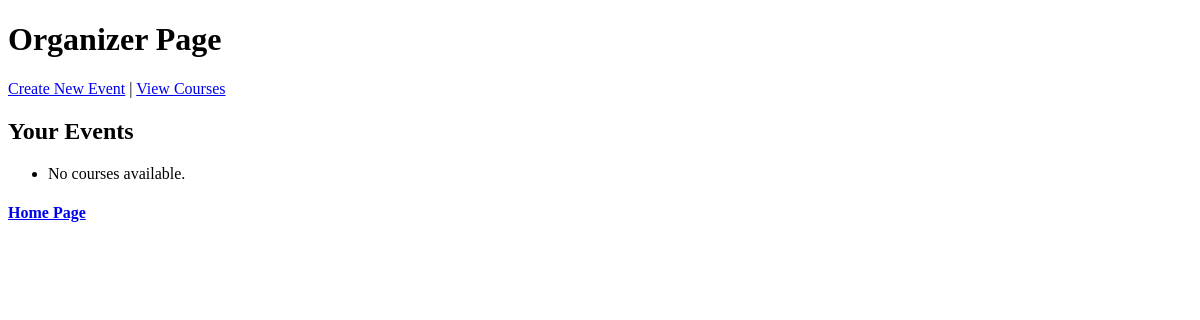
Page /organizer_page/ (signed in) on the earlier database version.
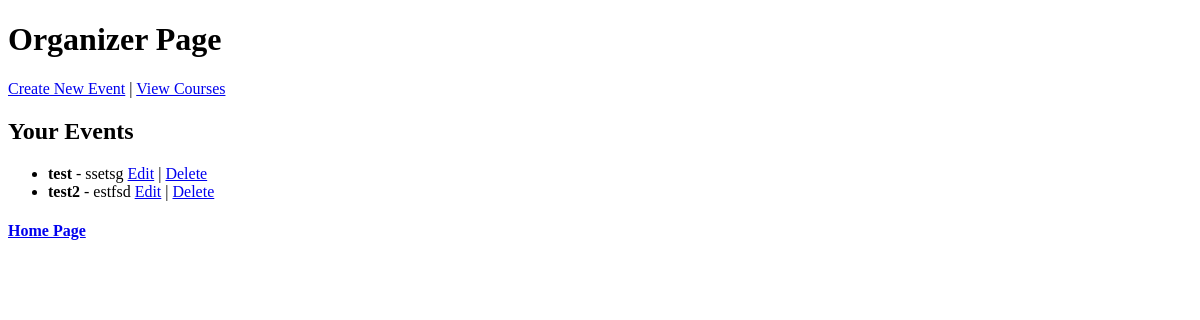
Same page on the later database version.
### tickets_app/models.py (models this page shows, shortened)
class Event(models.Model):
    organizer = models.ForeignKey(User, on_delete=models.CASCADE, limit_choices_to={'role': 'instructor'})
    title = models.CharField(max_length=25)
    date = models.DateField()
    location = models.TextField()
    description = models.TextField()
    price = models.PositiveIntegerField()
    quantity = models.PositiveIntegerField()

### tickets_app/views.py (the view)
# urls.py: path('organizer_page/', organizer_page, name='organizer_page'),
@login_required
def organizer_page(request):
    profile = get_object_or_404(Profile, user=request.user)
    if profile.role != 'organizer':
        return redirect('index')
    events = Event.objects.filter(organizer=profile.user)
    return render(request, 'organizer_page.html', {'events': events})

### tickets_app/templates/organizer_page.html (shortened to what this page needs)
<!DOCTYPE html>
<html lang="en">
<head>
</head>
<body>
    <h1>Organizer Page</h1>
    <nav>
        <a href="{% url 'create_event' %}">Create New Event</a> |
        <a href="{% url 'event_list' %}">View Courses</a>
    </nav>
    <h2>Your Events</h2>
    <ul>
        {% for event in events %}
            <li>
                <strong>{{ event.title }}</strong> - {{ event.description }}
                <a href="{% url 'update_event' event.id %}">Edit</a> |
                <a href="{% url 'delete_event' event.id %}">Delete</a>
            </li>
        {% empty %}
            <li>No courses available.</li>
        {% endfor %}
    </ul>
    <h4><a href="{% url 'index' %}">Home Page</a></h4>
</body>
</html>

Differences in the rows shown:
added Event: title "test", description "ssetsg"
added Event: title "test2", description "estfsd"
Other differences:
text no longer shown: "No courses available."
